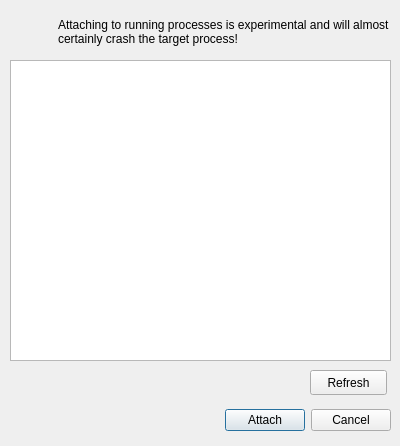
<ui version="4.0" >
 <class>Dialog_AttachToProcess</class>
 <widget class="QDialog" name="Dialog_AttachToProcess" >
  <property name="geometry" >
   <rect>
    <x>0</x>
    <y>0</y>
    <width>400</width>
    <height>446</height>
   </rect>
  </property>
  <property name="windowTitle" >
   <string>Attach to Process</string>
  </property>
  <widget class="QTreeView" name="processList" >
   <property name="geometry" >
    <rect>
     <x>10</x>
     <y>60</y>
     <width>381</width>
     <height>301</height>
    </rect>
   </property>
   <property name="indentation" >
    <number>0</number>
   </property>
  </widget>
  <widget class="QWidget" name="horizontalLayout" >
   <property name="geometry" >
    <rect>
     <x>10</x>
     <y>400</y>
     <width>381</width>
     <height>41</height>
    </rect>
   </property>
   <layout class="QHBoxLayout" >
    <item>
     <spacer>
      <property name="orientation" >
       <enum>Qt::Horizontal</enum>
      </property>
      <property name="sizeHint" >
       <size>
        <width>40</width>
        <height>20</height>
       </size>
      </property>
     </spacer>
    </item>
    <item>
     <widget class="QPushButton" name="buttonAttach" >
      <property name="text" >
       <string>Attach</string>
      </property>
     </widget>
    </item>
    <item>
     <widget class="QPushButton" name="buttonCancel" >
      <property name="text" >
       <string>Cancel</string>
      </property>
     </widget>
    </item>
   </layout>
  </widget>
  <widget class="QPushButton" name="buttonRefresh" >
   <property name="geometry" >
    <rect>
     <x>310</x>
     <y>370</y>
     <width>77</width>
     <height>25</height>
    </rect>
   </property>
   <property name="text" >
    <string>Refresh</string>
   </property>
  </widget>
  <widget class="QWidget" name="" >
   <property name="geometry" >
    <rect>
     <x>10</x>
     <y>10</y>
     <width>381</width>
     <height>44</height>
    </rect>
   </property>
   <layout class="QHBoxLayout" >
    <item>
     <widget class="QLabel" name="label" >
      <property name="maximumSize" >
       <size>
        <width>42</width>
        <height>42</height>
       </size>
      </property>
      <property name="text" >
       <string/>
      </property>
      <property name="pixmap" >
       <pixmap resource="../glslDevil.qrc" >:/icons/icons/emblem-important_32.png</pixmap>
      </property>
     </widget>
    </item>
    <item>
     <widget class="QLabel" name="label_2" >
      <property name="text" >
       <string>Attaching to running processes is experimental and will almost certainly crash the target process!</string>
      </property>
      <property name="wordWrap" >
       <bool>true</bool>
      </property>
     </widget>
    </item>
   </layout>
  </widget>
 </widget>
 <resources>
  <include location="../glslDevil.qrc" />
 </resources>
 <connections>
  <connection>
   <sender>buttonAttach</sender>
   <signal>pressed()</signal>
   <receiver>Dialog_AttachToProcess</receiver>
   <slot>accept()</slot>
   <hints>
    <hint type="sourcelabel" >
     <x>268</x>
     <y>420</y>
    </hint>
    <hint type="destinationlabel" >
     <x>199</x>
     <y>222</y>
    </hint>
   </hints>
  </connection>
  <connection>
   <sender>buttonCancel</sender>
   <signal>pressed()</signal>
   <receiver>Dialog_AttachToProcess</receiver>
   <slot>reject()</slot>
   <hints>
    <hint type="sourcelabel" >
     <x>351</x>
     <y>420</y>
    </hint>
    <hint type="destinationlabel" >
     <x>199</x>
     <y>222</y>
    </hint>
   </hints>
  </connection>
  <connection>
   <sender>buttonRefresh</sender>
   <signal>pressed()</signal>
   <receiver>Dialog_AttachToProcess</receiver>
   <slot>updateProcessList()</slot>
   <hints>
    <hint type="sourcelabel" >
     <x>348</x>
     <y>382</y>
    </hint>
    <hint type="destinationlabel" >
     <x>199</x>
     <y>222</y>
    </hint>
   </hints>
  </connection>
 </connections>
</ui>
